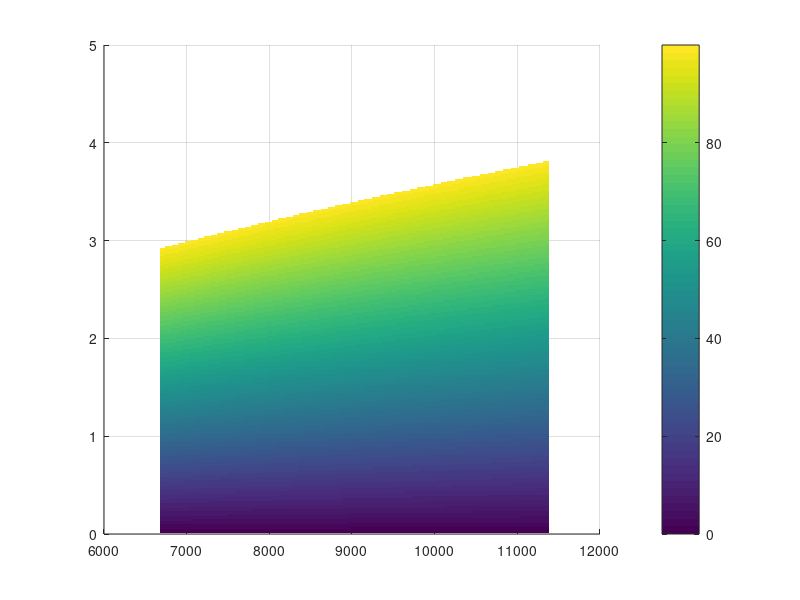

The MATLAB source for this figure: (Note: this script raises an error after producing the figure.)
%% Impulsive Arg. of Periapsis and/or Mean Anomaly Maneuver
% Author: Dylan Thomas
clearvars; clc; delete('*.asv');

%%%%%%%%%%%%%%%%%%%%%%%%%%%%%%%%%%%%%%%%%%%%%%%%%%%%%%%%%%%%%%%%%%%%%%%%%%%
%%% Spacecraft Properties

f1 = 'Name';
f2 = 'M_total';
f3 = 'M_prop';
f4 = 'I_sp';
f5 = 'T_nom';

v1 = {'Aerojet CHAMPS-120XW'};
v2 = {14};      % [kg]
v3 = {1.5};     % [kg]
v4 = {203};     % [s]
v5 = {4*2.79};  % [N]

spacecraft = struct(f1,v1,f2,v2,f3,v3,f4,v4,f5,v5);

%%%%%%%%%%%%%%%%%%%%%%%%%%%%%%%%%%%%%%%%%%%%%%%%%%%%%%%%%%%%%%%%%%%%%%%%%%%
%%% Setting up problem constants, etc.

% Parameter Inputs, constants
R_e = 6378.137;                         % [km]          - Radius of Earth
mu = 398600;                            % [km^3/s^2]    - Grav. Parameter
g = 9.81/1000;                          % [km/s^2]      - Gravity
num_pts = 300;                          %               - Num. of Plot points
m_prop_nom = 1.5;                       % [kg]          - Nominal Propellant Mass
ecc = 0.3;                                %               - Eccentricity
deg2rad = pi/180;

% Setting up vectorized parameters
init_alt = linspace(300,5000,num_pts);        % [km]          - Initial Orbit Altitude
delta_om_d = linspace(0,5,num_pts);                         %               - Change in Arg. of Periapsis
delta_M_d = linspace(0,5,num_pts);           % [km]          - Mean anomaly Change
R_i = init_alt + R_e;                   % [km]          - Initial Orbit SMA
period = 2*pi*sqrt(R_i.^3/mu);          % [sec]         - Final Orbital period
inc = 51.6*deg2rad;
delta_OM_r = zeros(num_pts,num_pts);

% Intermediate parameters for easier reading
n = @(a) (mu./a.^3).^0.5;               %               - Mean motion
eta = (1-ecc.^2).^0.5;

% Separate parameters for combined maneuver, plot surface of di vs. dOM on
% a certain number of discrete orbit radiuses 
Discrete_Radius = [6800 7500 10000];

% Convert to radians
delta_M_r = delta_M_d*deg2rad;     
delta_om_r = delta_om_d*deg2rad;

% Cases to consider
method = {'Arg. of Perigee Maneuver','Mean Anomaly Maneuver','Combined Maneuver'};

%%%%%%%%%%%%%%%%%%%%%%%%%%%%%%%%%%%%%%%%%%%%%%%%%%%%%%%%%%%%%%%%%%%%%%%%%%%
%%% Building the design space

% Equation for Arg. of Perigee/Mean Anomaly change
Dvp = @(del_om,del_M,a,e) -(n(a).*a/4).*((((1+e).^2)./eta).*(del_om + ...
    delta_OM_r*cos(inc)) + del_M);
Dva = @(del_om,del_M,a,e) (n(a).*a/4).*((((1-e).^2)./eta).*(del_om + ...
    delta_OM_r*cos(inc)) + del_M);

% Build matrices for orbital element changes
domMat = repmat(delta_om_r,num_pts,1);
dMMat = repmat(delta_M_r',1,num_pts);

% Memory allocation
Dv_Req = zeros(num_pts,num_pts,num_pts);
tic
for ii=1:num_pts
    Dv_Req(:,:,ii) = abs(Dvp(domMat,dMMat,R_i(ii),ecc))+...
        abs(Dva(domMat,dMMat,R_i(ii),ecc));
end
toc

%%%%%%%%%%%%%%%%%%%%%%%%%%%%%%%%%%%%%%%%%%%%%%%%%%%%%%%%%%%%%%%%%%%%%%%%%%%
%%% Calculate DeltaV & mass percent for each maneuver case

% Memory allocation
Dv_avail = zeros(1,length(method));
Tburn = zeros(1,length(method));
a_thrusti = zeros(1,length(method));
for iter=1:length(method)
    
    % Switch on maneuver case
    maneuver_case  = method{iter};
    switch maneuver_case
        case 'Arg. of Perigee Maneuver'
            display(method(iter))
            
            % Equation for thrust
            a_thrusti(iter) = spacecraft.T_nom/spacecraft.M_total;
            
            % Find total DeltaV & Time of Flight
            Dv_avail(iter) = g*spacecraft.I_sp*log(spacecraft.M_total/(spacecraft.M_total-spacecraft.M_prop));
            Tburn(iter) = (Dv_avail(iter)*1000)/(a_thrusti(iter));
            
            % Memory allocation & reset temporary variables
            Mass_percent = zeros(num_pts,num_pts);
            Dv_total = Dv_Req(1,:,:);
            
            % Loop calculates mass percent for each radius
            for ii=1:num_pts
                
                % Total DeltaV required cannot exceed DeltaV available
                index = Dv_total(1,:,ii)>=Dv_avail(iter);
                Dv_total(1,index,ii) = NaN;
                
                % Determine mass with Rocket Eqn
                M_prop_vec = spacecraft.M_total*(1-exp(-(Dv_total(1,:,ii))/(g*spacecraft.I_sp)));
                Mass_percent(:,ii) = M_prop_vec/m_prop_nom*100;
                
            end
            
            % Plotting stuff
            figure(iter)
            hold on
            grid on
            surf(R_i,delta_om_d,Mass_percent,'EdgeColor','None')
            c = colorbar;
            c.Label.String = 'Percent Propellant Mass Burned';
            title1 = title(method(iter));
            xl = xlabel('Orbit Radius, [km]');
            yl = ylabel('Arg. of Perigee Change $\delta \omega$, [deg]');
            set([title1 xl yl],'interpreter','latex','fontsize',12)
            axis tight
            hold off
          
            %%%%%%%%%%%%%%%%%%%%%%%%%%%%%%%%%%%%%%%%%%%%%%%%%%%%%%%%%%%%%%%
        case 'Mean Anomaly Maneuver'
            display(method(iter))
            
            % Equation for thrust
            a_thrusti(iter) = spacecraft.T_nom/spacecraft.M_total;
            
            % Find total DeltaV & Time of Flight
            Dv_avail(iter) = g*spacecraft.I_sp*log(spacecraft.M_total/(spacecraft.M_total-spacecraft.M_prop));
            Tburn(iter) = (Dv_avail(iter)*1000)/(a_thrusti(iter));
            
            % Memory allocation & reset temporary variables
            Mass_percent = zeros(num_pts,num_pts);
            Dv_total = Dv_Req(:,1,:);
            
            % Loop calculates mass percent for each radius
            for ii=1:num_pts
                
                % Total DeltaV required cannot exceed DeltaV available
                index = Dv_total(:,1,ii)>=Dv_avail(iter);
                Dv_total(index,1,ii) = NaN;
                
                % Determine mass with Rocket Eqn
                M_prop_vec = spacecraft.M_total*(1-exp(-(Dv_total(:,1,ii))/(g*spacecraft.I_sp)));
                Mass_percent(:,ii) = M_prop_vec/m_prop_nom*100;
                
            end
            
            % Plotting stuff
            figure(iter)
            hold on
            grid on
            surf(R_i,delta_M_d,Mass_percent,'EdgeColor','None')
            c = colorbar;
            c.Label.String = 'Percent Propellant Mass Burned';
            title1 = title(method(iter));
            xl = xlabel('Orbit Radius, [km]');
            yl = ylabel('Mean Anomaly Change $\delta M$, [deg]');
            set([title1 xl yl],'interpreter','latex','fontsize',12)
            axis tight
            hold off
            
            %%%%%%%%%%%%%%%%%%%%%%%%%%%%%%%%%%%%%%%%%%%%%%%%%%%%%%%%%%%%%%%
        case 'Combined Maneuver'
            display(method(iter))
            
            %%% TODO: Figure this out
            R_i = Discrete_Radius;
            h_i = (mu*R_i).^(0.5); 
            period = 2*pi*sqrt(R_i.^3/mu);
            Dv_Req = zeros(num_pts,num_pts,length(R_i));
            for ii=1:length(R_i)
                Dv_Req(:,:,ii) = abs(Dvp(domMat,dMMat,R_i(ii),ecc)) + ...
                    abs(Dva(domMat,dMMat,R_i(ii),ecc));
            end
            
            % Equations for thrust
            a_thrusti(iter) = spacecraft.T_nom/spacecraft.M_total;
            
            % Find total DeltaV & Time of Flight
            Dv_avail(iter) = g*spacecraft.I_sp*log(spacecraft.M_total/(spacecraft.M_total-spacecraft.M_prop));
            Tburn(iter) = (Dv_avail(iter)*1000)/(a_thrusti(iter));
            
            % Memory allocation & reset temporary variables
            Mass_percent = zeros(num_pts,num_pts);
            Dv_total = Dv_Req;
            
            % Loop calculates mass percent for each radius
            for ii=1:length(R_i)
                
                % Delta V required cannot exceed Delta V available
                index = Dv_total(:,:,ii)>=Dv_avail(iter);
                for kk=1:num_pts
                    for jj=1:num_pts
                        if Dv_total(kk,jj,ii)>=Dv_avail(ii)
                            Dv_total(kk,jj,ii) = NaN;
                        end
                    end
                end
                
                % Determine mass with Rocket Eqn
                M_prop_vec = spacecraft.M_total*(1-exp(-(Dv_total(:,:,ii))/(g*spacecraft.I_sp)));
                Mass_percent(:,:,ii) = M_prop_vec/m_prop_nom*100;
                
                % Plotting stuff
                figure(iter+ii-1)
                hold on
                grid on
                surf(delta_om_d,delta_M_d,Mass_percent(:,:,ii),'EdgeColor','None')
                c = colorbar;
                c.Label.String = 'Percent Propellant Mass Burned';
                title1 = title(strcat(method(iter), ', $R=',num2str(R_i(ii)),'$'));
                xl = xlabel('Arg. of Perigee Change $\delta \omega$, [deg]');
                yl = ylabel('Mean Anomaly Change $\delta M$, [deg]');
                set([title1 xl yl],'interpreter','latex','fontsize',12)
                axis tight
                hold off
            end         
            
    end

end

